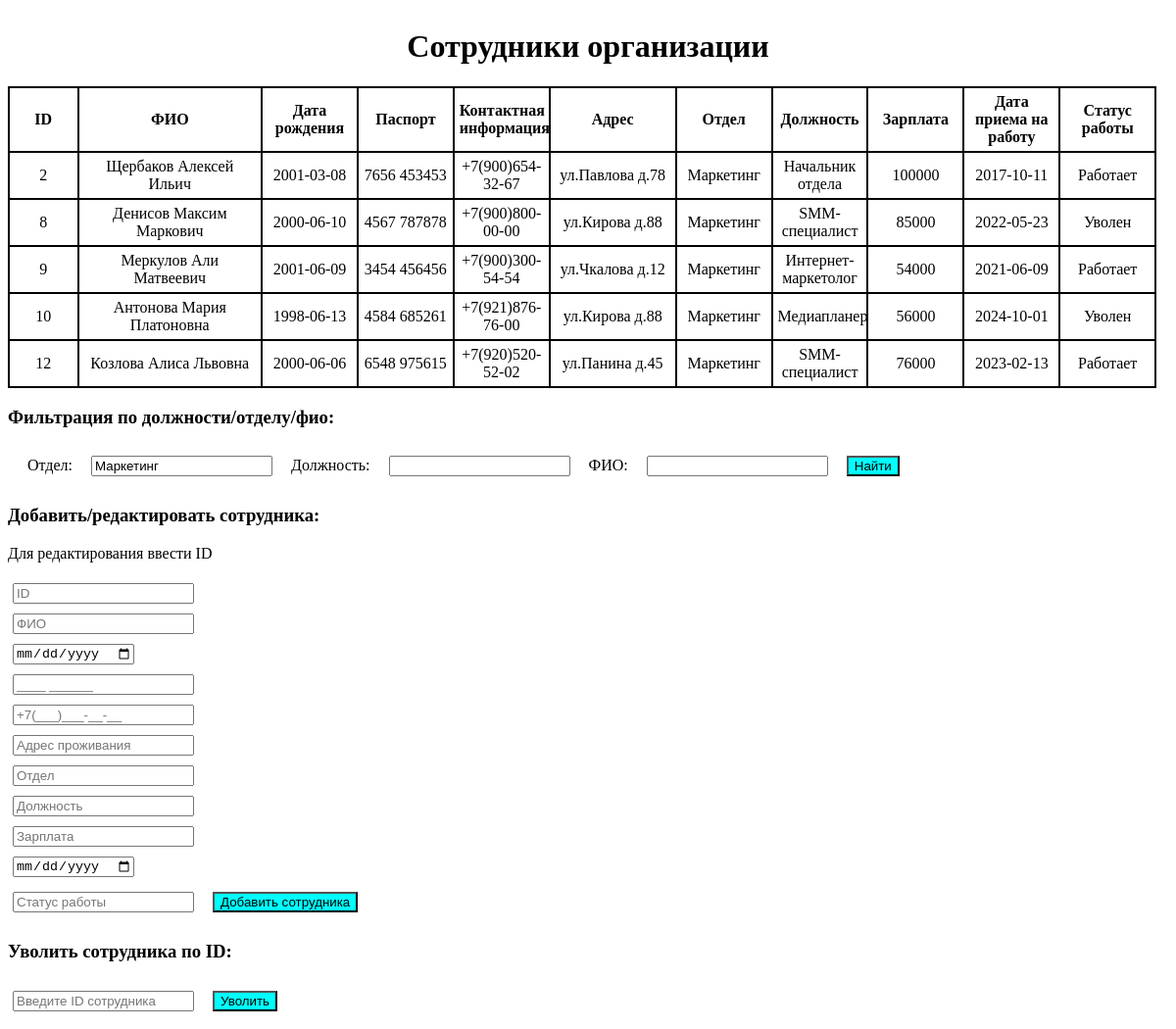
The page /index.php?FOtdel=Маркетинг on the database its author committed.
### tables this page shows
CREATE TABLE `sotr` (
  `ID` int(11) NOT NULL,
  `FIO` varchar(75) NOT NULL,
  `DataRozhdenia` date NOT NULL,
  `Pasport` varchar(15) NOT NULL,
  `KontaktnayaInfa` varchar(75) NOT NULL,
  `Adres` varchar(75) NOT NULL,
  `Otdel` varchar(75) NOT NULL,
  `Dolzhnost` varchar(75) NOT NULL,
  `Zarplata` int(11) NOT NULL,
  `DataPrinatia` date NOT NULL,
  `Statusr` varchar(10) NOT NULL
);

### index.php (the view, shortened to what this page needs)
<!DOCTYPE html>
<html lang="en">
<head>
    <link href="style.css" rel="stylesheet" type="text/css">
</head>
<body>
<?php
require_once 'config.php';
$FOtdel = isset($_GET['FOtdel']) ?$_GET['FOtdel'] : '';
$FDolzhnost = isset($_GET['FDolzhnost']) ?$_GET['FDolzhnost'] : '';$FFIO = isset($_GET['FFIO']) ?$_GET['FFIO'] : '';
$query = "SELECT * FROM sotr WHERE 1=1";
if ($FOtdel) {
    $query .= " AND Otdel LIKE '%$FOtdel%'";
}
$result = mysqli_query($conn, $query);
$list = array();
while ($row = mysqli_fetch_assoc($result)) {
$list[] = $row;
}
?>
<h1>Сотрудники организации</h1>
<table>
<thead>
    <th style=width:5%>ID</th>
    <th style=width:15%;>ФИО</th>
    <th>Дата рождения</th>
    <th>Паспорт</th>
    <th>Контактная информация</th>
    <th style=width:10%;>Адрес</th>
    <th>Отдел</th>
    <th>Должность</th>
    <th>Зарплата</th>
    <th>Дата приема на работу</th>
    <th>Статус работы</th>
</thead>
<tbody>
    <?php foreach($list as $item): ?>
        <tr>
            <td> <?php echo htmlspecialchars($item['ID']);?></td>
            <td> <?php echo htmlspecialchars($item['FIO']);?></td>
            <td> <?php echo htmlspecialchars($item['DataRozhdenia']);?></td>
            <td> <?php echo htmlspecialchars($item['Pasport']);?></td>
            <td> <?php echo htmlspecialchars($item['KontaktnayaInfa']);?></td>
            <td> <?php echo htmlspecialchars($item['Adres']);?></td>
            <td> <?php echo htmlspecialchars($item['Otdel']);?></td>
            <td> <?php echo htmlspecialchars($item['Dolzhnost']);?></td>
            <td> <?php echo htmlspecialchars($item['Zarplata']);?></td>
            <td> <?php echo htmlspecialchars($item['DataPrinatia']);?></td>
            <td> <?php echo htmlspecialchars($item['Statusr']);?></td>
        </tr>
    <?php endforeach; ?>
</tbody>
</table>
<h3> Фильтрация по должности/отделу/фио: </h3>
<form class = "filtr" method="GET" action="">
    <label class = "filtr" for="Otdel">Отдел:</label>
    <input type="text" id="Otdel" name="FOtdel" value="<?php echo htmlspecialchars($FOtdel); ?>">
    <label class = "filtr" for="Dolzhnost">Должность:</label>
    <input type="text" id="Dolzhnost" name="FDolzhnost" value="<?php echo htmlspecialchars($FDolzhnost); ?>">
    <label class = "filtr" for="FIO">ФИО:</label>
    <input type="text" id="FIO" name="FFIO" value="<?php echo htmlspecialchars($FFIO); ?>">
    <button type="submit">Найти</button>
</form>
<h3>Добавить/редактировать сотрудника:</h3>
<p>Для редактирования ввести ID</p>
<form method="POST" action="">
    <input type="text" name="ID" placeholder="ID"><br>
    <input type="text" name="FIO" placeholder="ФИО" required><br>
    <input type="date" name="DataRozhdenia" placeholder="Дата рождения" required><br>
    <input type="text" id="pasport" name="Pasport" placeholder="____ ______" required><br>
    <input type="text" id="phone" name="KontaktnayaInfa" placeholder="+7(___)___-__-__" required><br>
    <input type="text" name="Adres" placeholder="Адрес проживания" required><br>
    <input type="text" name="Otdel" placeholder="Отдел" required><br>
    <input type="text" name="Dolzhnost" placeholder="Должность" required><br>
    <input type="number" name="Zarplata" placeholder="Зарплата" required><br>
    <input type="date" name="DataPrinatia" placeholder="Дата принятия на работу" required><br>
    <input type="text" name="Statusr" placeholder="Статус работы" required>
    <button type="submit">Добавить сотрудника</button>
</form>
<h3>Уволить сотрудника по ID:</h3>
<form method="POST" action="">
    <input type="number" name="id" placeholder="Введите ID сотрудника" required>
    <button type="submit">Уволить</button>
</form>
</body>
</html>

### style.css (style rules this page uses)
h1 { text-align: center; }
body { font-size: 16px; align-content: center; }
table { table-layout: fixed; width: 99%; border-collapse: collapse; border: 2px solid rgb(0, 0, 0); }
th, td { padding: 5px; border: 2px solid rgb(0, 0, 0); text-align: center; }
.filtr { margin: 10px; font-size: 16px; align-content: center; }
button { margin: 10px; background-color:aqua; }
label { margin: 5px; }
input { box-sizing: border-box; margin: 5px; }

### rows shown on the page
sotr: ID "2", FIO "Щербаков Алексей Ильич", DataRozhdenia "2001-03-08", Pasport "7656 453453", KontaktnayaInfa "+7(900)654-32-67", Adres "ул.Павлова д.78", Otdel "Маркетинг", Dolzhnost "Начальник отдела", Zarplata "100000", DataPrinatia "2017-10-11", Statusr "Работает"
sotr: ID "8", FIO "Денисов Максим Маркович", DataRozhdenia "2000-06-10", Pasport "4567 787878", KontaktnayaInfa "+7(900)800-00-00", Adres "ул.Кирова д.88", Otdel "Маркетинг", Dolzhnost "SMM-специалист", Zarplata "85000", DataPrinatia "2022-05-23", Statusr "Уволен"
sotr: ID "9", FIO "Меркулов Али Матвеевич", DataRozhdenia "2001-06-09", Pasport "3454 456456", KontaktnayaInfa "+7(900)300-54-54", Adres "ул.Чкалова д.12", Otdel "Маркетинг", Dolzhnost "Интернет-маркетолог", Zarplata "54000", DataPrinatia "2021-06-09", Statusr "Работает"
sotr: ID "10", FIO "Антонова Мария Платоновна", DataRozhdenia "1998-06-13", Pasport "4584 685261", KontaktnayaInfa "+7(921)876-76-00", Adres "ул.Кирова д.88", Otdel "Маркетинг", Dolzhnost "Медиапланер", Zarplata "56000", DataPrinatia "2024-10-01", Statusr "Уволен"
sotr: ID "12", FIO "Козлова Алиса Львовна", DataRozhdenia "2000-06-06", Pasport "6548 975615", KontaktnayaInfa "+7(920)520-52-02", Adres "ул.Панина д.45", Otdel "Маркетинг", Dolzhnost "SMM-специалист", Zarplata "76000", DataPrinatia "2023-02-13", Statusr "Работает"
